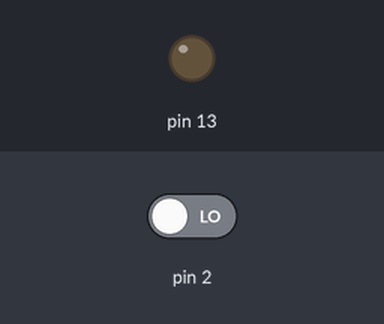
Bench run of a sketch on a simulated Arduino Uno, built with avr-gcc and run on an emulated ATmega328P. Shown: output pins drawn as LEDs (lit = HIGH). The test bench sets the inputs (shaded band); at power-on: pin 2 LOW.

Above: at 1.2 s.
1.3 s: pin 2 driven HIGH
At 2.0 s:
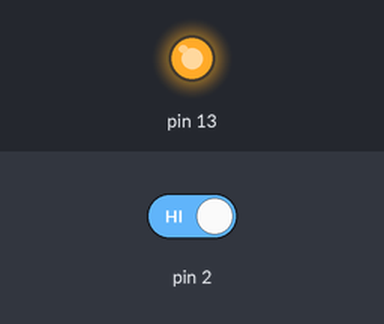
2.8 s: pin 2 driven LOW
At 4.7 s:
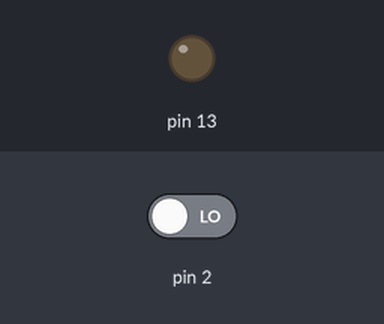
Timing chart, 0 to 6.2 s (numbered marks = the images above; inputs shaded):
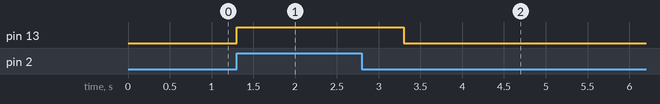

Measured:
- after the input at 1.3 s, pin 13: LOW → HIGH at once
- after the input at 2.8 s, pin 13: HIGH → LOW after 0.50 s

The sketch:

button_turns_led13on.ino
```cpp
bool foiApertado = false;

// Isso é o mesmo que escrever algo tipo:
// int botao = 2;
// int led = 13;
// (ln 13) pinMode(botao, INPUT);
// (ln 16) pinMode(led, OUTPUT);
// (ln 18) foiApertado = digitalRead(2);
// (ln 20) digitalWrite(led, HIGH);
// (ln 23) digitalWrite(led, LOW);

void setup() {
  pinMode(2, INPUT);
  pinMode(13, OUTPUT);
}

void loop(){
  foiApertado = digitalRead(2);
  if (foiApertado == true){
  	digitalWrite(13, HIGH);
  	delay(1000);
  } else {
  	digitalWrite(13, LOW);
  }
}
```
